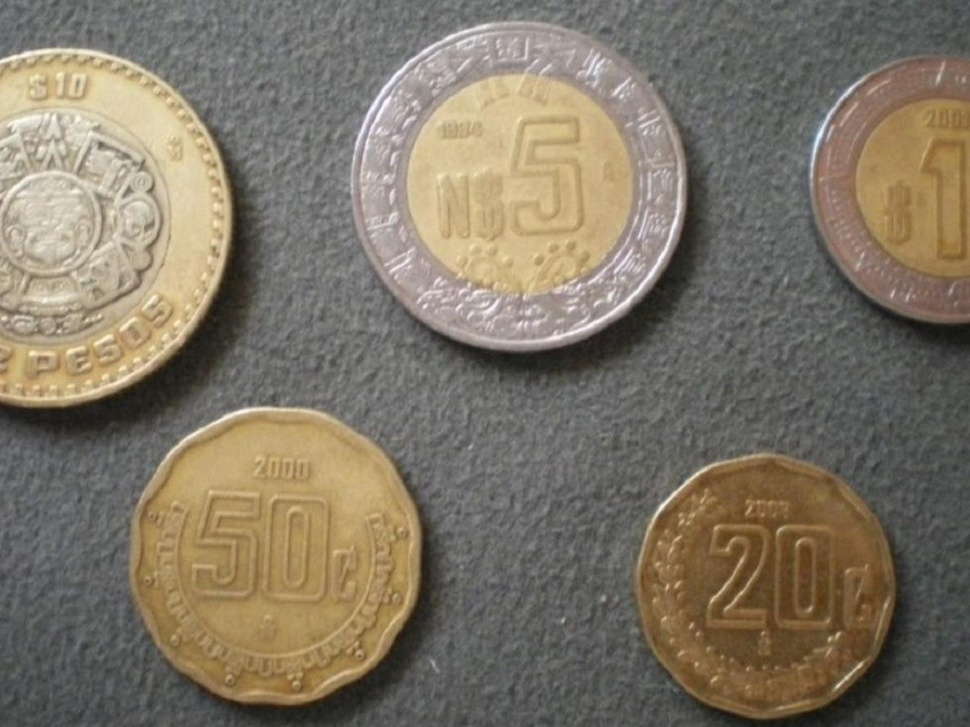
%> input picture monedas.jpg, 970 x 727 px, shrunk from 1200 x 900 before the run
$ octave e06_thresholding.m   (GNU Octave 9; MATLAB toolbox functions it lacks are replaced by stand-ins)
%> lines starting %> are read from the running program, lines starting %| are printed output that depends on the picture; in (x1, y1, x2, y2) boxes, pixels count from 0 and x2, y2 are one past the last pixel; in counts of white or black regions, pixels touching at a corner belong together; the program's own positions count from 1
close all
clear all

IMG_RGB = imread("monedas.jpg");
%> IMG_RGB is the input picture: size 727x970x3 uint8; mean R, G, B 127.2, 117.7, 102.1
figure;
imshow(IMG_RGB);

IMG_gray = rgb2gray(IMG_RGB);
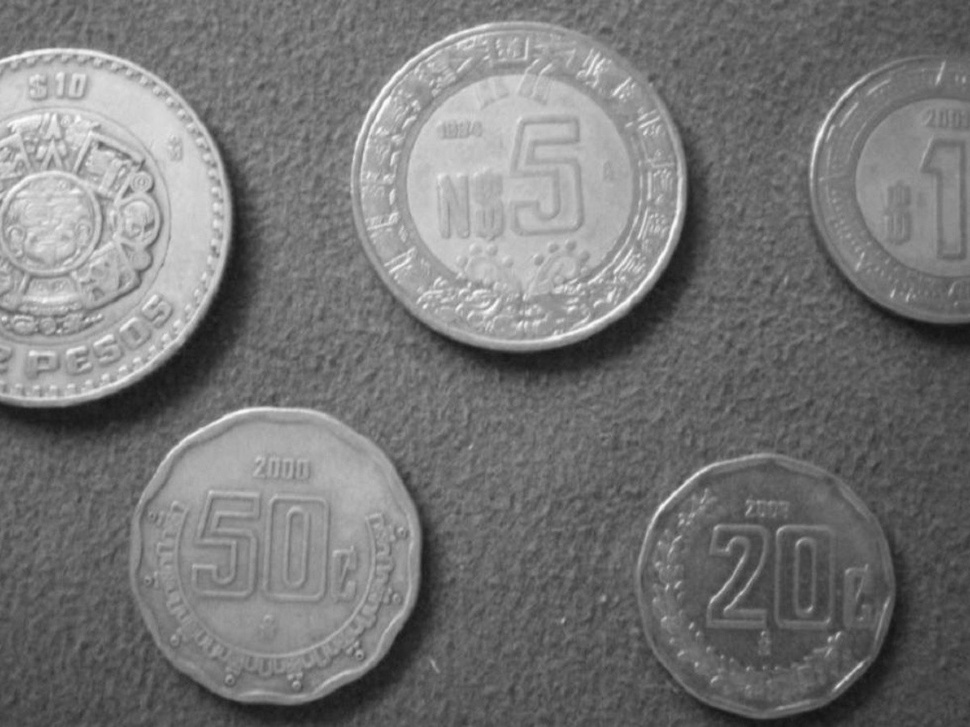
%> IMG_gray: size 727x970 uint8; min 18, max 254, mean 118.8

% level = graythresh(IMG_gray),
level = 0.5;

BW = imbinarize(IMG_gray, level);
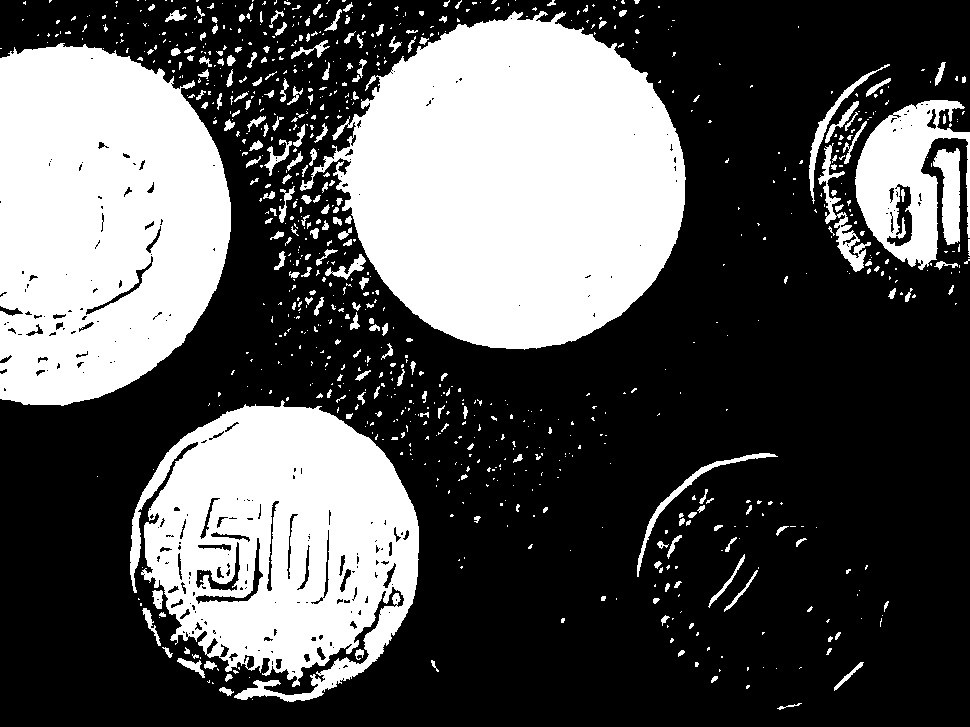
%> BW: size 727x970 logical; 34.3% white; 872 white regions (651 under 20 px), largest, box (x1, y1, x2, y2) and area: (300, 11, 686, 350) 88483, (0, 43, 231, 406) 67550, (130, 400, 419, 702) 56449
imshowpair(IMG_gray, BW, "montage")
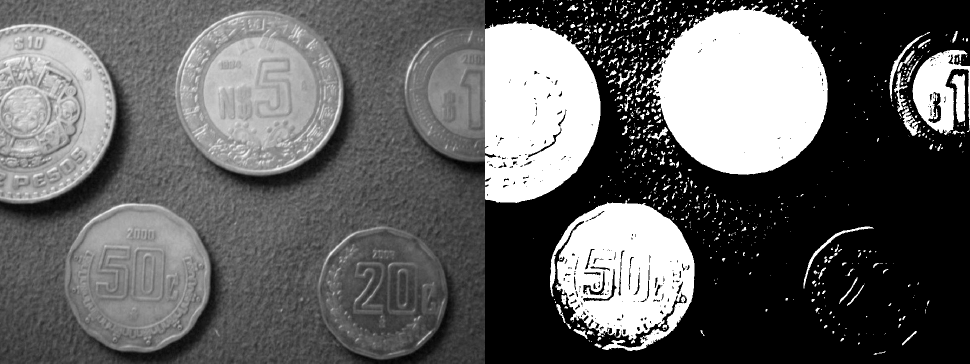
%> displayed picture: size 727x1940, on the screen's scale of 0 to 255 (shown at 1/2 size); min 0, max 255, mean 98.2

$ run again, with persona.jpg copied over monedas.jpg
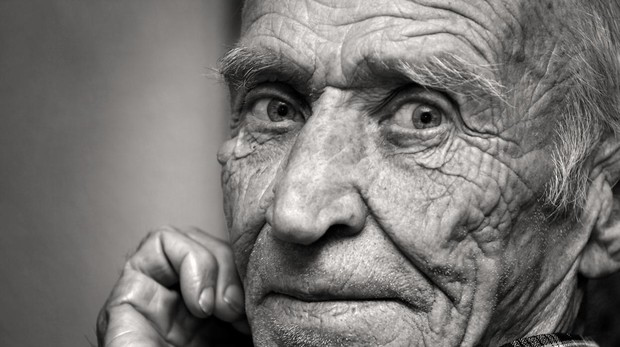
%> input picture persona.jpg, 620 x 347 px
%> IMG_RGB is the input picture: size 347x620x3 uint8; mean R, G, B 120.3, 118, 115.6
%> `BW = imbinarize(IMG_gray, level);`:
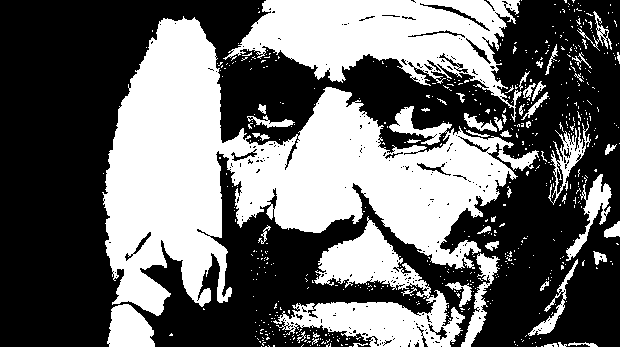
%> BW: size 347x620 logical; 41.2% white; 590 white regions (540 under 20 px), largest, box (x1, y1, x2, y2) and area: (102, 16, 539, 316) 53107, (223, 0, 522, 122) 16518, (273, 216, 465, 347) 9373
%> `imshowpair(IMG_gray, BW, "montage")`:
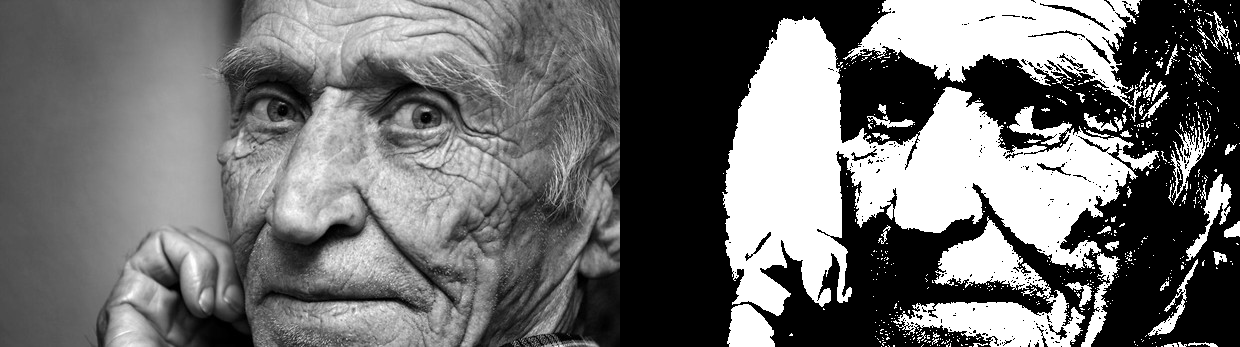
%> displayed picture: size 347x1240, on the screen's scale of 0 to 255; min 0, max 255, mean 111.8

$ run again, with tigre_2.jpg copied over monedas.jpg
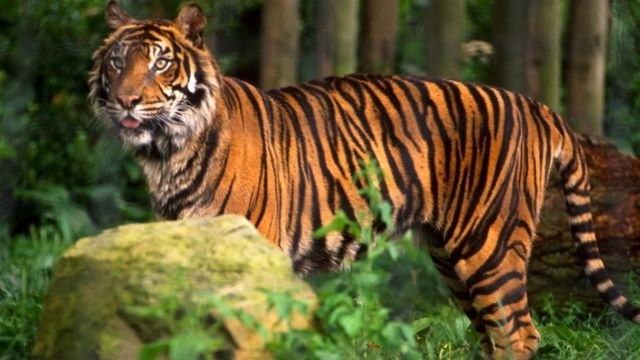
%> input picture tigre_2.jpg, 640 x 360 px
%> IMG_RGB is the input picture: size 360x640x3 uint8; mean R, G, B 94.4, 83.6, 46.1
%> `BW = imbinarize(IMG_gray, level);`:
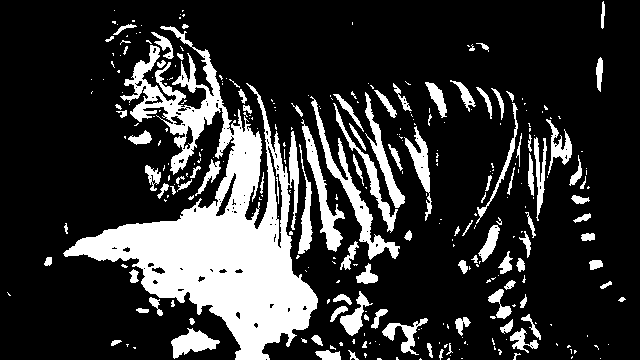
%> BW: size 360x640 logical; 20.3% white; 310 white regions (205 under 20 px), largest, box (x1, y1, x2, y2) and area: (63, 26, 318, 360) 27766, (310, 96, 400, 260) 1868, (301, 119, 345, 252) 1326
%> `imshowpair(IMG_gray, BW, "montage")`:
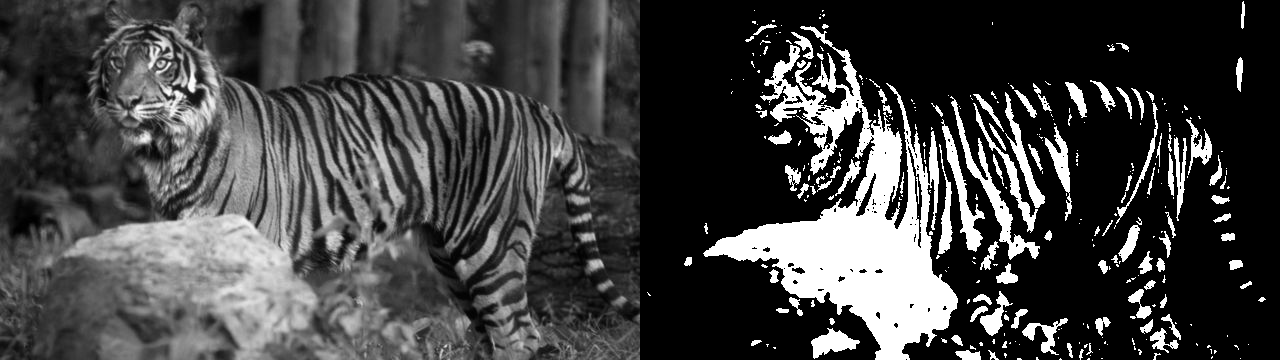
%> displayed picture: size 360x1280, on the screen's scale of 0 to 255; min 0, max 255, mean 67.2

$ run again, with baboon.png saved as monedas.jpg
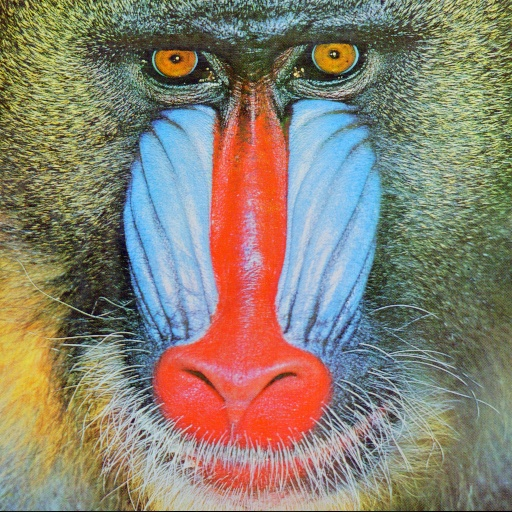
%> input picture baboon.png, 512 x 512 px
%> IMG_RGB is the input picture: size 512x512x3 uint8; mean R, G, B 137.4, 128.9, 113.1
%> `BW = imbinarize(IMG_gray, level);`:
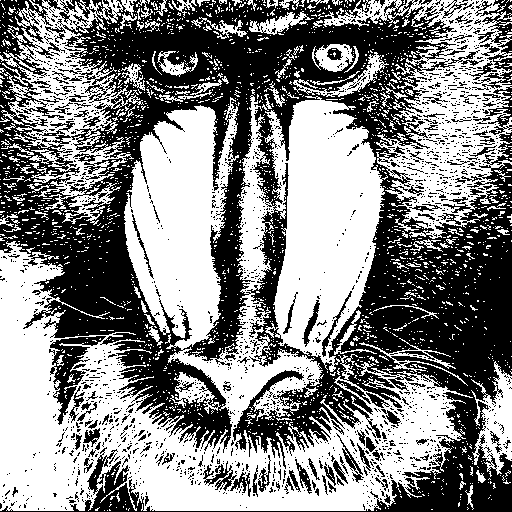
%> BW: size 512x512 logical; 52.6% white; 1871 black regions (1734 under 20 px), largest, box (x1, y1, x2, y2) and area: (0, 0, 512, 512) 107492, (49, 336, 106, 425) 1615, (478, 0, 512, 71) 934
%> `imshowpair(IMG_gray, BW, "montage")`:
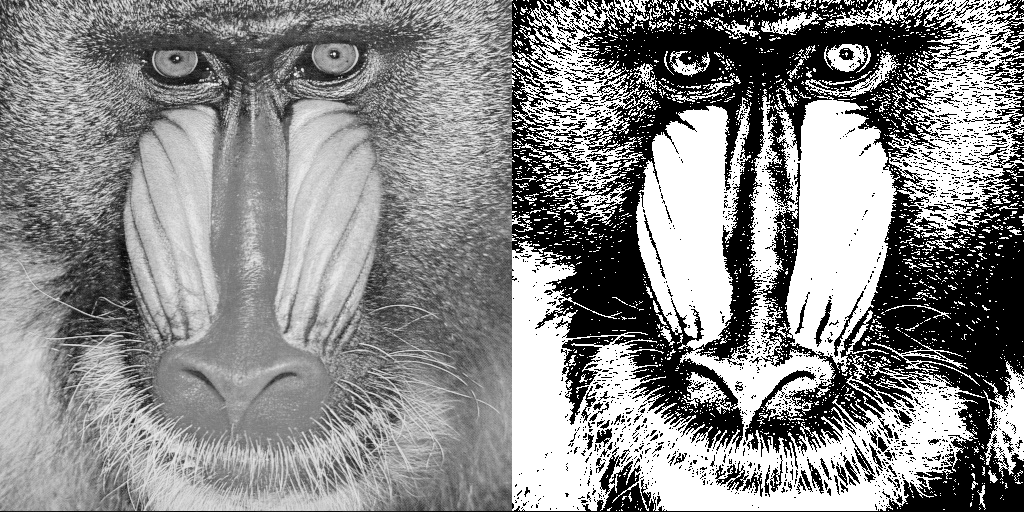
%> displayed picture: size 512x1024, on the screen's scale of 0 to 255; min 0, max 255, mean 138.7
